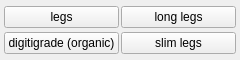
<?xml version="1.0" encoding="UTF-8"?>
<ui version="4.0">
 <class>body_parts_legs_menu</class>
 <widget class="QWidget" name="body_parts_legs_menu">
  <property name="geometry">
   <rect><x>0</x><y>0</y><width>240</width><height>60</height></rect>
  </property>
  <layout class="QGridLayout" name="grid">
   <property name="leftMargin"><number>4</number></property>
   <property name="topMargin"><number>4</number></property>
   <property name="rightMargin"><number>4</number></property>
   <property name="bottomMargin"><number>4</number></property>
   <property name="horizontalSpacing"><number>2</number></property>
   <property name="verticalSpacing"><number>2</number></property>
   <item row="0" column="0">
    <widget class="QPushButton" name="chk_legs">
     <property name="checkable"><bool>true</bool></property>
     <property name="text"><string>legs</string></property>
     <property name="tags" stdset="0"><string>legs</string></property>
    </widget>
   </item>
   <item row="1" column="0">
    <widget class="QPushButton" name="chk_digitigrade_organic">
     <property name="checkable"><bool>true</bool></property>
     <property name="text"><string>digitigrade (organic)</string></property>
     <property name="tags" stdset="0"><string>digitigrade (organic)</string></property>
    </widget>
   </item>
   <item row="0" column="1">
    <widget class="QPushButton" name="chk_long_legs">
     <property name="checkable"><bool>true</bool></property>
     <property name="text"><string>long legs</string></property>
     <property name="tags" stdset="0"><string>long legs</string></property>
    </widget>
   </item>
   <item row="1" column="1">
    <widget class="QPushButton" name="chk_slim_legs">
     <property name="checkable"><bool>true</bool></property>
     <property name="text"><string>slim legs</string></property>
     <property name="tags" stdset="0"><string>slim legs</string></property>
    </widget>
   </item>
  </layout>
 </widget>
 <resources/>
 <connections/>
</ui>
